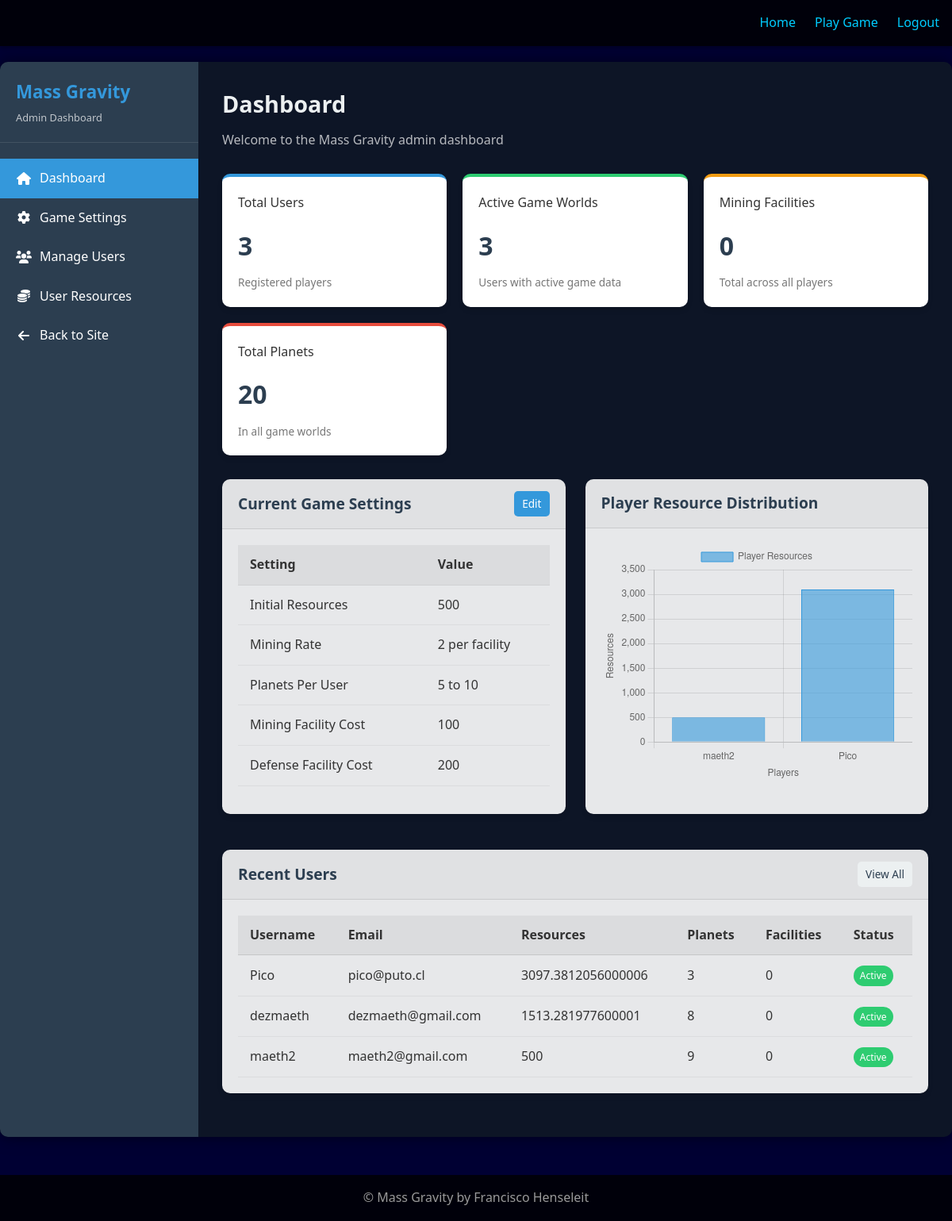
Page /admin/ (signed in) on the earlier database version.
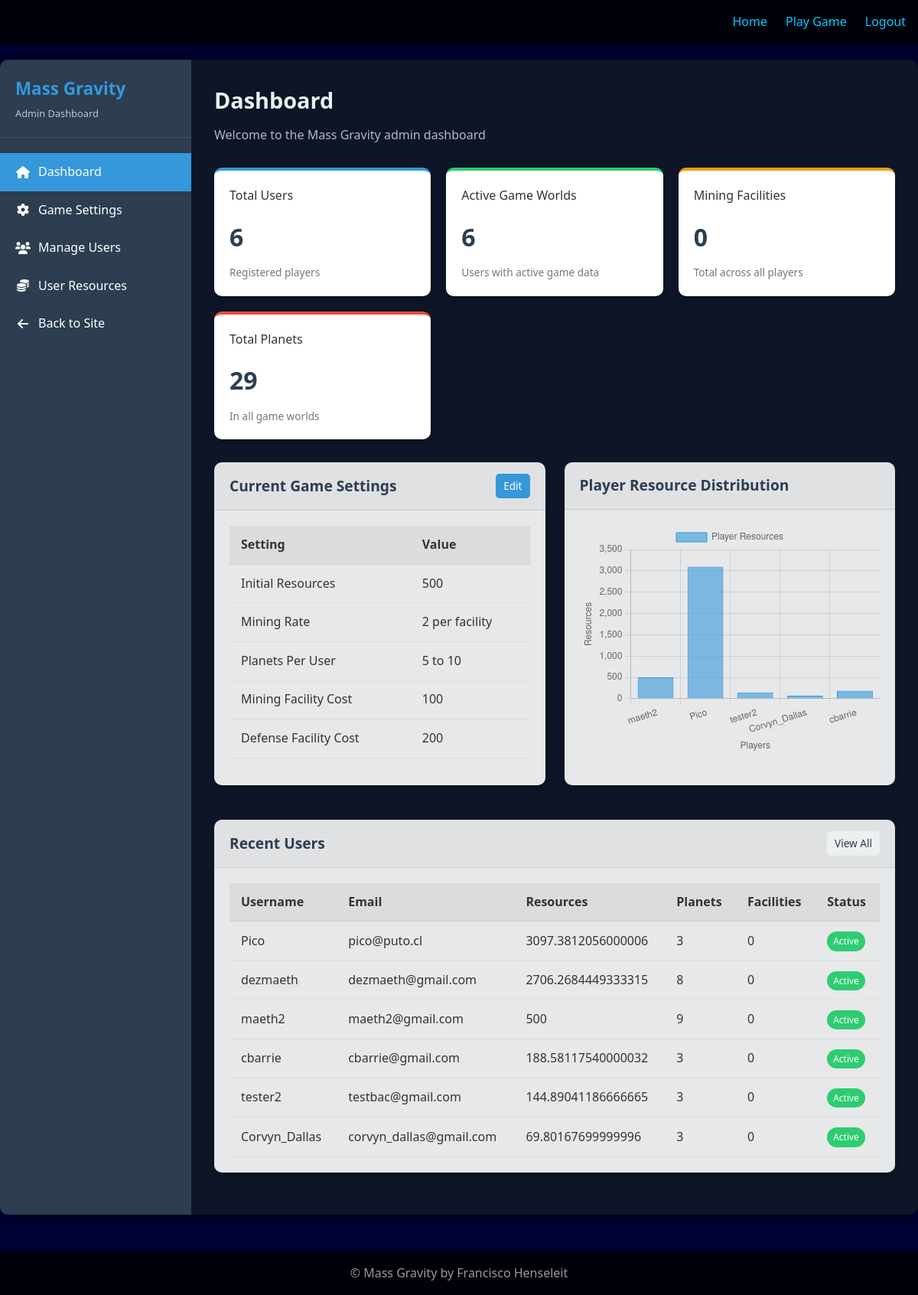
Same page on the later database version.
### flask_app/models/game_settings.py (models this page shows)
class GameSettings(db.Model):
    id = db.Column(db.Integer, primary_key=True)
    initial_resources = db.Column(db.Integer, default=500)
    initial_research_points = db.Column(db.Integer, default=100)
    initial_population = db.Column(db.Integer, default=200)
    mining_rate = db.Column(db.Integer, default=5)  # Resources per mining facility
    research_rate = db.Column(db.Integer, default=3)  # Research points per research outpost
    population_rate = db.Column(db.Integer, default=2)  # Population per colony base
    mining_interval = db.Column(db.Integer, default=60)  # Seconds between mining operations
    min_planets = db.Column(db.Integer, default=5)
    max_planets = db.Column(db.Integer, default=10)
    orbit_speed_factor = db.Column(db.Float, default=0.000000001)  # Orbital speed multiplier (extremely slow)
    mining_facility_cost = db.Column(db.Integer, default=100)
    defense_facility_cost = db.Column(db.Integer, default=200)
    research_facility_cost = db.Column(db.Integer, default=150)
    colony_base_cost = db.Column(db.Integer, default=200)
    fighter_hangar_cost = db.Column(db.Integer, default=500)  # Basic fighter hangar
    shipyard_cost = db.Column(db.Integer, default=1000)  # Capital ship construction
    mining_facility_research_cost = db.Column(db.Integer, default=50)
    defense_facility_research_cost = db.Column(db.Integer, default=80)
    research_facility_research_cost = db.Column(db.Integer, default=0)
    colony_base_research_cost = db.Column(db.Integer, default=100)
    fighter_hangar_research_cost = db.Column(db.Integer, default=300)
    shipyard_research_cost = db.Column(db.Integer, default=800)
    mining_facility_population_cost = db.Column(db.Integer, default=20)
    defense_facility_population_cost = db.Column(db.Integer, default=40)
    research_facility_population_cost = db.Column(db.Integer, default=30)
    colony_base_population_cost = db.Column(db.Integer, default=50)
    fighter_hangar_population_cost = db.Column(db.Integer, default=100)
    shipyard_population_cost = db.Column(db.Integer, default=200)
    fighter_cost = db.Column(db.Integer, default=150)
    capital_ship_cost = db.Column(db.Integer, default=800)
    blue_material_rate = db.Column(db.Float, default=1.0)
    red_material_rate = db.Column(db.Float, default=1.0)
    green_material_rate = db.Column(db.Float, default=1.0)
    fighter_hangar_material_cost = db.Column(db.Integer, default=50)  # Faction-specific material
    shipyard_blue_material_cost = db.Column(db.Integer, default=100)  # Blue faction material
    shipyard_red_material_cost = db.Column(db.Integer, default=100)   # Red faction material
    shipyard_green_material_cost = db.Column(db.Integer, default=100) # Green faction material
    created_at = db.Column(db.DateTime, default=datetime.utcnow)
    updated_at = db.Column(db.DateTime, default=datetime.utcnow, onupdate=datetime.utcnow)
    @classmethod
    def get_settings(cls):
        settings = cls.query.first()
        if not settings:
            settings = cls()
            db.session.add(settings)
            db.session.commit()
        return settings

### flask_app/models/user.py (models this page shows, shortened)
class User(UserMixin, db.Model):
    id = db.Column(db.Integer, primary_key=True)
    username = db.Column(db.String(64), unique=True, index=True)
    email = db.Column(db.String(120), unique=True, index=True)
    password_hash = db.Column(db.String(128))
    faction = db.Column(db.String(10), nullable=False)
    game_data = db.Column(db.Text, default="{}")

### flask_app/routes/admin.py (the view)
@admin.route('/')
@login_required
@admin_required
def index():
    settings = GameSettings.get_settings()
    users = User.query.all()
    user_count = len(users)
    active_users = sum(1 for user in users if user.game_data and user.game_data != '{}')
    total_facilities = 0
    total_planets = 0
    resource_labels = []
    resource_data = []
    recent_users = []
    for user in users:
        if user.game_data and user.game_data != '{}':
            try:
                game_data = json.loads(user.game_data)
                mining_facilities = sum(planet.get('mining_facilities', 0)
                                       for planet in game_data.get('planets', []))
                total_facilities += mining_facilities
                planets_count = len(game_data.get('planets', []))
                total_planets += planets_count
                if user.id != 1:  # Skip admin for chart
                    resource_labels.append(user.username)
                    resource_data.append(game_data.get('resources', 0))
                status = 'Active'
                status_class = 'success'
                recent_users.append({
                    'username': user.username,
                    'email': user.email,
                    'resources': game_data.get('resources', 0),
                    'planets': planets_count,
                    'facilities': mining_facilities,
                    'status': status,
                    'status_class': status_class
                })
            except (json.JSONDecodeError, KeyError):
                pass
    recent_users.sort(key=lambda x: x['resources'], reverse=True)
    recent_users = recent_users[:10]
    return render_template('admin/index.html',
                          settings=settings,
                          user_count=user_count,
                          active_users=active_users,
                          total_facilities=total_facilities,
                          total_planets=total_planets,
                          resource_labels=resource_labels,
                          resource_data=resource_data,
                          recent_users=recent_users)

### flask_app/models/user.py (called while the page is built)
@login_manager.user_loader
def load_user(user_id):
    return User.query.get(int(user_id))

### flask_app/routes/admin.py (called while the page is built)
def admin_required(f):
    @functools.wraps(f)
    def decorated_function(*args, **kwargs):
        if not current_user.is_authenticated or current_user.id != 1:
            flash('Admin access required')
            return redirect(url_for('main.index'))
        return f(*args, **kwargs)
    return decorated_function

### flask_app/templates/admin/index.html (shortened to what this page needs)
{% extends 'base.html' %}
{% block head %}
<link rel="stylesheet" href="{{ url_for('static', filename='css/admin.css') }}">
<link rel="stylesheet" href="https://cdnjs.cloudflare.com/ajax/libs/font-awesome/6.0.0/css/all.min.css">
{% endblock %}
{% block content %}
<div class="admin-container">
    <div class="admin-sidebar">
        <div class="admin-sidebar-header">
            <h3>Mass Gravity</h3>
            <p>Admin Dashboard</p>
        </div>
        <ul class="admin-menu">
            <li><a href="{{ url_for('admin.index') }}" class="active"><i class="fas fa-home"></i> Dashboard</a></li>
            <li><a href="{{ url_for('admin.settings') }}"><i class="fas fa-cog"></i> Game Settings</a></li>
            <li><a href="{{ url_for('admin.users') }}"><i class="fas fa-users"></i> Manage Users</a></li>
            <li><a href="{{ url_for('admin.user_resources') }}"><i class="fas fa-coins"></i> User Resources</a></li>
            <li><a href="{{ url_for('main.index') }}"><i class="fas fa-arrow-left"></i> Back to Site</a></li>
        </ul>
    </div>
    <div class="admin-content">
        <div class="admin-content-header">
            <h2>Dashboard</h2>
            <p>Welcome to the Mass Gravity admin dashboard</p>
        </div>
        <div class="admin-stats">
            <div class="admin-stat-card primary">
                <h3>Total Users</h3>
                <div class="stat-value">{{ user_count }}</div>
                <div class="stat-description">Registered players</div>
            </div>
            <div class="admin-stat-card success">
                <h3>Active Game Worlds</h3>
                <div class="stat-value">{{ active_users }}</div>
                <div class="stat-description">Users with active game data</div>
            </div>
            <div class="admin-stat-card warning">
                <h3>Mining Facilities</h3>
                <div class="stat-value">{{ total_facilities }}</div>
                <div class="stat-description">Total across all players</div>
            </div>
            <div class="admin-stat-card danger">
                <h3>Total Planets</h3>
                <div class="stat-value">{{ total_planets }}</div>
                <div class="stat-description">In all game worlds</div>
            </div>
        </div>
        <div class="admin-flex" style="gap: 25px;">
            <div class="admin-card" style="flex: 1;">
                <div class="admin-card-header">
                    <h3>Current Game Settings</h3>
                    <a href="{{ url_for('admin.settings') }}" class="admin-btn admin-btn-sm admin-btn-primary">Edit</a>
                </div>
                <div class="admin-card-body">
                    <table class="admin-table">
                        <thead>
                            <tr>
                                <th>Setting</th>
                                <th>Value</th>
                            </tr>
                        </thead>
                        <tbody>
                            <tr>
                                <td>Initial Resources</td>
                                <td>{{ settings.initial_resources }}</td>
                            </tr>
                            <tr>
                                <td>Mining Rate</td>
                                <td>{{ settings.mining_rate }} per facility</td>
                            </tr>
                            <tr>
                                <td>Planets Per User</td>
                                <td>{{ settings.min_planets }} to {{ settings.max_planets }}</td>
                            </tr>
                            <tr>
                                <td>Mining Facility Cost</td>
                                <td>{{ settings.mining_facility_cost }}</td>
                            </tr>
                            <tr>
                                <td>Defense Facility Cost</td>
                                <td>{{ settings.defense_facility_cost }}</td>
                            </tr>
                        </tbody>
                    </table>
                </div>
            </div>
            <div class="admin-card" style="flex: 1;">
                <div class="admin-card-header">
                    <h3>Player Resource Distribution</h3>
                </div>
                <div class="admin-card-body">
                    <div class="admin-chart-container">
                        <canvas id="resourceChart"></canvas>
                    </div>
                </div>
            </div>
        </div>
        <div class="admin-card admin-mt">
            <div class="admin-card-header">
                <h3>Recent Users</h3>
                <a href="{{ url_for('admin.users') }}" class="admin-btn admin-btn-sm admin-btn-secondary">View All</a>
            </div>
            <div class="admin-card-body">
                <table class="admin-table">
                    <thead>
                        <tr>
                            <th>Username</th>
                            <th>Email</th>
                            <th>Resources</th>
                            <th>Planets</th>
                            <th>Facilities</th>
                            <th>Status</th>
                        </tr>
                    </thead>
                    <tbody>
                        {% for user_data in recent_users %}
                        <tr>
                            <td>{{ user_data.username }}</td>
                            <td>{{ user_data.email }}</td>
                            <td>{{ user_data.resources }}</td>
                            <td>{{ user_data.planets }}</td>
                            <td>{{ user_data.facilities }}</td>
                            <td><span class="admin-badge admin-badge-{{ user_data.status_class }}">{{ user_data.status }}</span></td>
                        </tr>
                        {% endfor %}
                    </tbody>
                </table>
            </div>
        </div>
    </div>
</div>
{% endblock %}
{% block scripts %}
<script>
    // Sample data for player resource distribution
    document.addEventListener('DOMContentLoaded', function() {
        const ctx = document.getElementById('resourceChart').getContext('2d');
        const resourceChart = new Chart(ctx, {
            type: 'bar',
            data: {
                labels: {{ resource_labels|tojson }},
                datasets: [{
                    label: 'Player Resources',
                    data: {{ resource_data|tojson }},
                    backgroundColor: 'rgba(52, 152, 219, 0.6)',
                    borderColor: 'rgba(52, 152, 219, 1)',
                    borderWidth: 1
                }]
            },
            options: {
                responsive: true,
                maintainAspectRatio: false,
                scales: {
                    y: {
                        beginAtZero: true,
                        title: {
                            display: true,
                            text: 'Resources'
                        }
                    },
                    x: {
                        title: {
                            display: true,
                            text: 'Players'
                        }
                    }
                }
            }
        });
    });
</script>
{% endblock %}

### flask_app/templates/base.html (shortened to what this page needs)
<!DOCTYPE html>
<html lang="en">
<head>
    <link rel="stylesheet" href="{{ url_for('static', filename='css/main.css') }}">
    {% block head %}{% endblock %}
</head>
<body>
    <header>
        <nav>
            <ul>
                <li><a href="{{ url_for('main.index') }}">Home</a></li>
                {% if current_user.is_authenticated %}
                <li><a href="{{ url_for('main.build') }}">Play Game</a></li>
                <li><a href="{{ url_for('auth.logout') }}">Logout</a></li>
                {% else %}
                <li><a href="{{ url_for('auth.login') }}">Login</a></li>
                <li><a href="{{ url_for('auth.register') }}">Register</a></li>
                {% endif %}
            </ul>
        </nav>
    </header>
    {% block content %}{% endblock %}
    <footer>
        <p>&copy; Mass Gravity by Francisco Henseleit</p>
    </footer>
    {% block scripts %}{% endblock %}
</body>
</html>

### flask_app/static/css/main.css (style rules this page uses)
:root { --primary-color: #0066cc; --accent-color: #00ccff; --dark-color: #000033; --light-color: #e6f7ff; --font-main: 'Segoe UI', Tahoma, Geneva, Verdana, sans-serif; }
* { box-sizing: border-box; margin: 0; padding: 0; }
body { font-family: var(--font-main); line-height: 1.6; color: #f0f0f0; background-color: var(--dark-color); background-size: cover; min-height: 100vh; }
a { color: var(--accent-color); text-decoration: none; }
header { background-color: rgba(0, 0, 0, 0.8); padding: 1rem 0; box-shadow: 0 2px 5px rgba(0, 0, 0, 0.3); }
nav { display: flex; justify-content: space-between; align-items: center; max-width: 1200px; margin: 0 auto; padding: 0 1rem; }
nav ul { display: flex; list-style: none; }
nav ul li { margin-left: 1.5rem; }
footer { text-align: center; padding: 1rem 0; background-color: rgba(0, 0, 0, 0.8); color: #999; margin-top: 3rem; }

Differences in the rows shown:
changed User "dezmaeth": resources "1513.281977600001" → "2706.2684449333315"
added User: username "cbarrie", email "cbarrie@gmail.com", resources "188.58117540000032", planets "3", facilities "0", status "Active"
added User: username "tester2", email "testbac@gmail.com", resources "144.89041186666665", planets "3", facilities "0", status "Active"
added User: username "Corvyn_Dallas", email "corvyn_dallas@gmail.com", resources "69.80167699999996", planets "3", facilities "0", status "Active"
Other differences:
{{ user_count }}: "3" → "6"
{{ active_users }}: "3" → "6"
{{ total_planets }}: "20" → "29"
chart data {{ resource_labels|tojson }}: ["maeth2", "Pico"] → ["maeth2", "Pico", "tester2", "Corvyn_Dallas", "cbarrie"]
chart data {{ resource_data|tojson }}: [500, 3097.3812056000006] → [500, 3097.3812056000006, 144.89041186666665, 69.80167699999996, 188.58117540000032]
